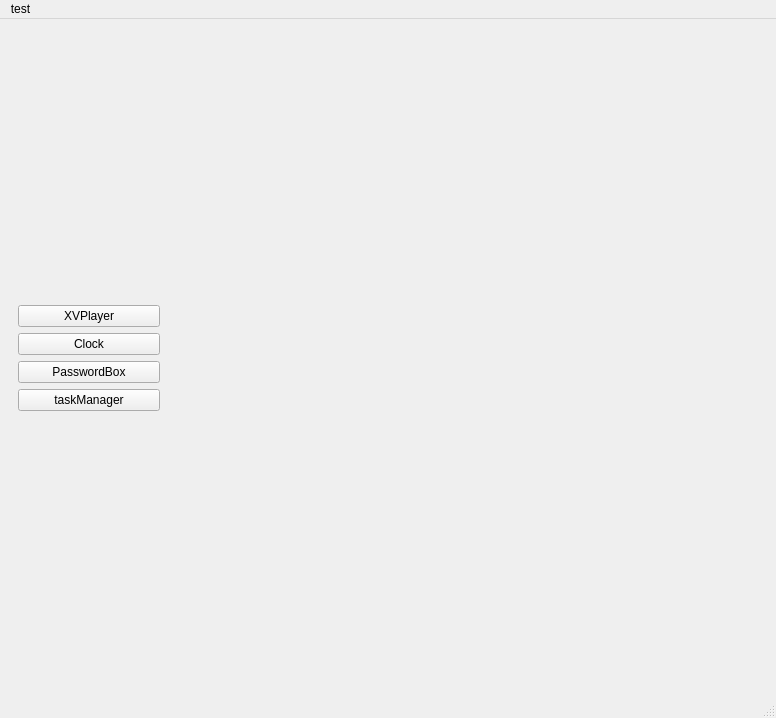
<?xml version="1.0" encoding="UTF-8"?>
<ui version="4.0">
 <class>MainWindow</class>
 <widget class="QMainWindow" name="MainWindow">
  <property name="geometry">
   <rect>
    <x>0</x>
    <y>0</y>
    <width>776</width>
    <height>718</height>
   </rect>
  </property>
  <property name="windowTitle">
   <string>MainWindow</string>
  </property>
  <widget class="QWidget" name="centralwidget">
   <layout class="QHBoxLayout" name="horizontalLayout">
    <item>
     <widget class="QWidget" name="widget" native="true">
      <property name="maximumSize">
       <size>
        <width>160</width>
        <height>16777215</height>
       </size>
      </property>
      <layout class="QVBoxLayout" name="verticalLayout">
       <item>
        <spacer name="verticalSpacer_2">
         <property name="orientation">
          <enum>Qt::Vertical</enum>
         </property>
         <property name="sizeHint" stdset="0">
          <size>
           <width>20</width>
           <height>40</height>
          </size>
         </property>
        </spacer>
       </item>
       <item>
        <widget class="QPushButton" name="btnXVPlayer">
         <property name="text">
          <string>XVPlayer</string>
         </property>
        </widget>
       </item>
       <item>
        <widget class="QPushButton" name="btnClock">
         <property name="text">
          <string>Clock</string>
         </property>
        </widget>
       </item>
       <item>
        <widget class="QPushButton" name="btnPasswordBox">
         <property name="text">
          <string>PasswordBox</string>
         </property>
        </widget>
       </item>
       <item>
        <widget class="QPushButton" name="btnTaskManger">
         <property name="text">
          <string>taskManager</string>
         </property>
        </widget>
       </item>
       <item>
        <spacer name="verticalSpacer">
         <property name="orientation">
          <enum>Qt::Vertical</enum>
         </property>
         <property name="sizeHint" stdset="0">
          <size>
           <width>20</width>
           <height>40</height>
          </size>
         </property>
        </spacer>
       </item>
      </layout>
     </widget>
    </item>
    <item>
     <widget class="QWidget" name="widget_2" native="true"/>
    </item>
   </layout>
  </widget>
  <widget class="QMenuBar" name="menubar">
   <property name="geometry">
    <rect>
     <x>0</x>
     <y>0</y>
     <width>776</width>
     <height>28</height>
    </rect>
   </property>
   <widget class="QMenu" name="menu12">
    <property name="title">
     <string>test</string>
    </property>
   </widget>
   <addaction name="menu12"/>
  </widget>
  <widget class="QStatusBar" name="statusbar"/>
 </widget>
 <resources/>
 <connections/>
</ui>
